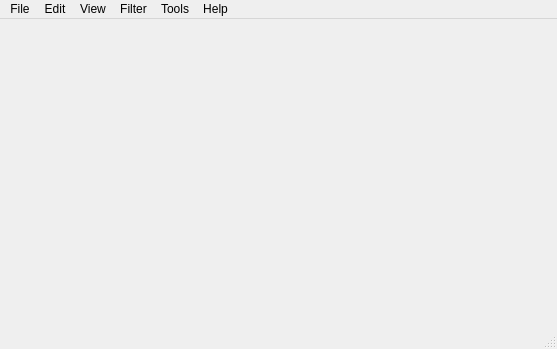
<?xml version="1.0" encoding="UTF-8"?>
<ui version="4.0">
 <class>MainWindow</class>
 <widget class="QMainWindow" name="MainWindow">
  <property name="geometry">
   <rect>
    <x>0</x>
    <y>0</y>
    <width>557</width>
    <height>349</height>
   </rect>
  </property>
  <property name="windowTitle">
   <string>MainWindow</string>
  </property>
  <widget class="QWidget" name="centralwidget"/>
  <widget class="QMenuBar" name="menubar">
   <property name="geometry">
    <rect>
     <x>0</x>
     <y>0</y>
     <width>557</width>
     <height>22</height>
    </rect>
   </property>
   <widget class="QMenu" name="menuFile">
    <property name="title">
     <string>File</string>
    </property>
    <addaction name="actionNew_Project"/>
    <addaction name="actionOpen_Project"/>
    <addaction name="actionRecent_Project"/>
    <addaction name="separator"/>
    <addaction name="actionSave_Project"/>
    <addaction name="actionSave_Project_As"/>
    <addaction name="actionClose_Project"/>
    <addaction name="separator"/>
    <addaction name="actionExport"/>
    <addaction name="actionSave_Image_As"/>
    <addaction name="separator"/>
    <addaction name="actionExit"/>
   </widget>
   <widget class="QMenu" name="menuEdit">
    <property name="title">
     <string>Edit</string>
    </property>
    <addaction name="actionCopy"/>
    <addaction name="actionPaste"/>
    <addaction name="separator"/>
    <addaction name="actionUndo"/>
    <addaction name="actionRedo"/>
   </widget>
   <widget class="QMenu" name="menuView">
    <property name="title">
     <string>View</string>
    </property>
    <addaction name="actionNew_Tab"/>
    <addaction name="actionDuplicate_Tab"/>
    <addaction name="actionRename_Tabs"/>
    <addaction name="actionClose_Tab"/>
    <addaction name="separator"/>
    <addaction name="actionZoom_In"/>
    <addaction name="actionZoom_Out"/>
   </widget>
   <widget class="QMenu" name="menuFilter">
    <property name="title">
     <string>Filter</string>
    </property>
   </widget>
   <widget class="QMenu" name="menuTools">
    <property name="title">
     <string>Tools</string>
    </property>
    <addaction name="actionUpdates"/>
    <addaction name="separator"/>
    <addaction name="actionOptions_2"/>
   </widget>
   <widget class="QMenu" name="menuHelp">
    <property name="title">
     <string>Help</string>
    </property>
    <addaction name="actionAbout"/>
    <addaction name="separator"/>
    <addaction name="actionEnter_License_Key"/>
   </widget>
   <addaction name="menuFile"/>
   <addaction name="menuEdit"/>
   <addaction name="menuView"/>
   <addaction name="menuFilter"/>
   <addaction name="menuTools"/>
   <addaction name="menuHelp"/>
  </widget>
  <widget class="QStatusBar" name="statusbar"/>
  <action name="actionNew_Project">
   <property name="text">
    <string>New Project...</string>
   </property>
  </action>
  <action name="actionOpen_Project">
   <property name="text">
    <string>Open Project...</string>
   </property>
  </action>
  <action name="actionRecent_Project">
   <property name="text">
    <string>Recent Project</string>
   </property>
  </action>
  <action name="actionSave_Project">
   <property name="text">
    <string>Save Project</string>
   </property>
  </action>
  <action name="actionSave_Project_As">
   <property name="text">
    <string>Save Project As...</string>
   </property>
  </action>
  <action name="actionClose_Project">
   <property name="text">
    <string>Close Project</string>
   </property>
  </action>
  <action name="actionExport">
   <property name="text">
    <string>Export...</string>
   </property>
  </action>
  <action name="actionSave_Image_As">
   <property name="text">
    <string>Save Image As...</string>
   </property>
  </action>
  <action name="actionExit">
   <property name="text">
    <string>Exit</string>
   </property>
  </action>
  <action name="actionAbout">
   <property name="text">
    <string>About...</string>
   </property>
  </action>
  <action name="actionEnter_License_Key">
   <property name="text">
    <string>Enter License Key...</string>
   </property>
  </action>
  <action name="actionCopy">
   <property name="text">
    <string>Copy</string>
   </property>
  </action>
  <action name="actionPaste">
   <property name="text">
    <string>Paste</string>
   </property>
  </action>
  <action name="actionUndo">
   <property name="text">
    <string>Undo</string>
   </property>
  </action>
  <action name="actionRedo">
   <property name="text">
    <string>Redo</string>
   </property>
  </action>
  <action name="actionNew_Tab">
   <property name="text">
    <string>New Tab</string>
   </property>
  </action>
  <action name="actionDuplicate_Tab">
   <property name="text">
    <string>Duplicate Tab</string>
   </property>
  </action>
  <action name="actionRename_Tabs">
   <property name="text">
    <string>Rename Tabs...</string>
   </property>
  </action>
  <action name="actionClose_Tab">
   <property name="text">
    <string>Close Tab</string>
   </property>
  </action>
  <action name="actionZoom_In">
   <property name="text">
    <string>Zoom In</string>
   </property>
  </action>
  <action name="actionZoom_Out">
   <property name="text">
    <string>Zoom Out</string>
   </property>
  </action>
  <action name="actionUpdates">
   <property name="text">
    <string>Updates...</string>
   </property>
  </action>
  <action name="actionOptions">
   <property name="text">
    <string>Options</string>
   </property>
  </action>
  <action name="actionOptions_2">
   <property name="text">
    <string>Settings...</string>
   </property>
  </action>
 </widget>
 <resources/>
 <connections/>
</ui>
